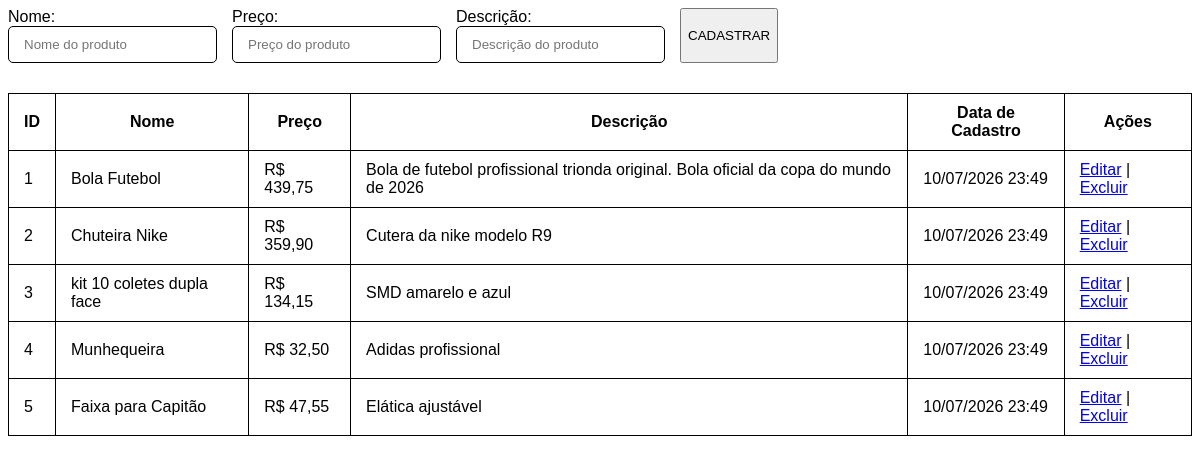
The app's page /produtos/index.php with its own data.
### tables this page shows
CREATE TABLE `produtos` (
	`id` INT AUTO_INCREMENT PRIMARY KEY NOT NULL,  
    `nome` VARCHAR(50),  
    `descricao` VARCHAR(500),
    `preco` FLOAT,  
    `data_cadastro` DATETIME DEFAULT CURRENT_TIMESTAMP
);

### controladores/produto.php (called while the page is built, shortened)
<?php
require_once __DIR__ . '/../conn.php';
require_once __DIR__ . '/../auxiliares.php';
function listarProdutos(){
  $SQL = "SELECT * FROM produtos";
  $produtos = executarQuery($SQL);
  foreach($produtos as $key => $produto){
    $produto['data_cadastro_f'] = formatarData($produto['data_cadastro']);
    $produto['preco_f']         = formatarPreco($produto['preco']);
    $produtos[$key] = $produto;
  }
  return $produtos;
}

### conn.php (called while the page is built, shortened)
<?php
$conn = mysqli_connect(DB_HOST, DB_USER, DB_PASS, DB_NAME);
function executarQuery($SQL) {
  global $conn;
  $result = mysqli_query($conn, $SQL);
  if (verQualComandoE($SQL) === 'select') {
    return mysqli_fetch_all($result, MYSQLI_ASSOC);
  }
  return $result;
}
function verQualComandoE($SQL) {
  $str = strtolower(trim($SQL));
  $comando = explode(' ', $str)[0];
  return $comando;
}

### auxiliares.php (called while the page is built)
<?php
function formatarData($data) {
  $dataFormatada = date('d/m/Y H:i', strtotime($data));
  return $dataFormatada;
}
function formatarPreco($preco) {
  $precoFormatado = number_format($preco, 2, ',', '.');
  return "R$ " . $precoFormatado;
}

### produtos/index.php (the view, shortened to what this page needs)
<?php
require_once '../controladores/produto.php';
$produtos = listarProdutos();
?>
<!DOCTYPE html>
<html lang="pt-br">
<head>
</head>
<body>
  <form method="post" action="/produtos/processos/cadastro.php">
    <div>
      <label for="nome">Nome:</label>
      <input type="text" name="nome" id="nome" placeholder="Nome do produto">
    </div>
    <div>
      <label for="preco">Preço:</label>
      <input type="number" step="0.01" name="preco" id="preco" placeholder="Preço do produto">
    </div>
    <div>
      <label for="descricao">Descrição:</label>
      <input type="text" name="descricao" id="descricao" placeholder="Descrição do produto">
    </div>
    <button type="submit">Cadastrar</button>
  </form>
  <table>
    <thead>
      <tr>
        <th>ID</th>
        <th>Nome</th>
        <th>Preço</th>
        <th>Descrição</th>
        <th>Data de Cadastro</th>
        <th>Ações</th>
      </tr>
    </thead>
    <tbody>
      <?php
        foreach ($produtos as $produto) {
          ?>
            <tr>
              <td><?= $produto['id']; ?></td>
              <td><?= $produto['nome']; ?></td>
              <td><?= $produto['preco_f']; ?></td>
              <td><?= $produto['descricao']; ?></td>
              <td><?= $produto['data_cadastro_f']; ?></td>
              <td>
                <a href="/produtos/editar.php?produto=<?= $produto['id'] ?>">Editar</a> |
                <a href="/produtos/processos/exclusao.php?produto=<?= $produto['id'] ?>">Excluir</a>
              </td>
            </tr>
          <?php
        }
      ?>
    </tbody>
  </table>
</body>
</html>

### produtos/index.php (style rules this page uses)
* { font-family: Arial, Helvetica, sans-serif; }
form { display: flex; gap: 15px; margin-bottom: 30px; }
form div { display: flex; flex-direction: column; }
input { padding: 10px 15px; border-radius: 5px; border: 1px solid #000; }
[type="submit"] { text-transform: uppercase; cursor: pointer; }
table { width: 100%; }
table, th, td { border: 1px solid #000; border-collapse: collapse; }
th, td { padding: 10px 15px; }

### records on screen
produtos: id "1", nome "Bola Futebol", preco_f "R$ 439,75", descricao "Bola de futebol profissional trionda original. Bola oficial da copa do mundo de 2026", data_cadastro_f "10/07/2026 23:49"
produtos: id "2", nome "Chuteira Nike", preco_f "R$ 359,90", descricao "Cutera da nike modelo R9", data_cadastro_f "10/07/2026 23:49"
produtos: id "3", nome "kit 10 coletes dupla face", preco_f "R$ 134,15", descricao "SMD amarelo e azul", data_cadastro_f "10/07/2026 23:49"
produtos: id "4", nome "Munhequeira", preco_f "R$ 32,50", descricao "Adidas profissional", data_cadastro_f "10/07/2026 23:49"
produtos: id "5", nome "Faixa para Capitão", preco_f "R$ 47,55", descricao "Elática ajustável", data_cadastro_f "10/07/2026 23:49"
